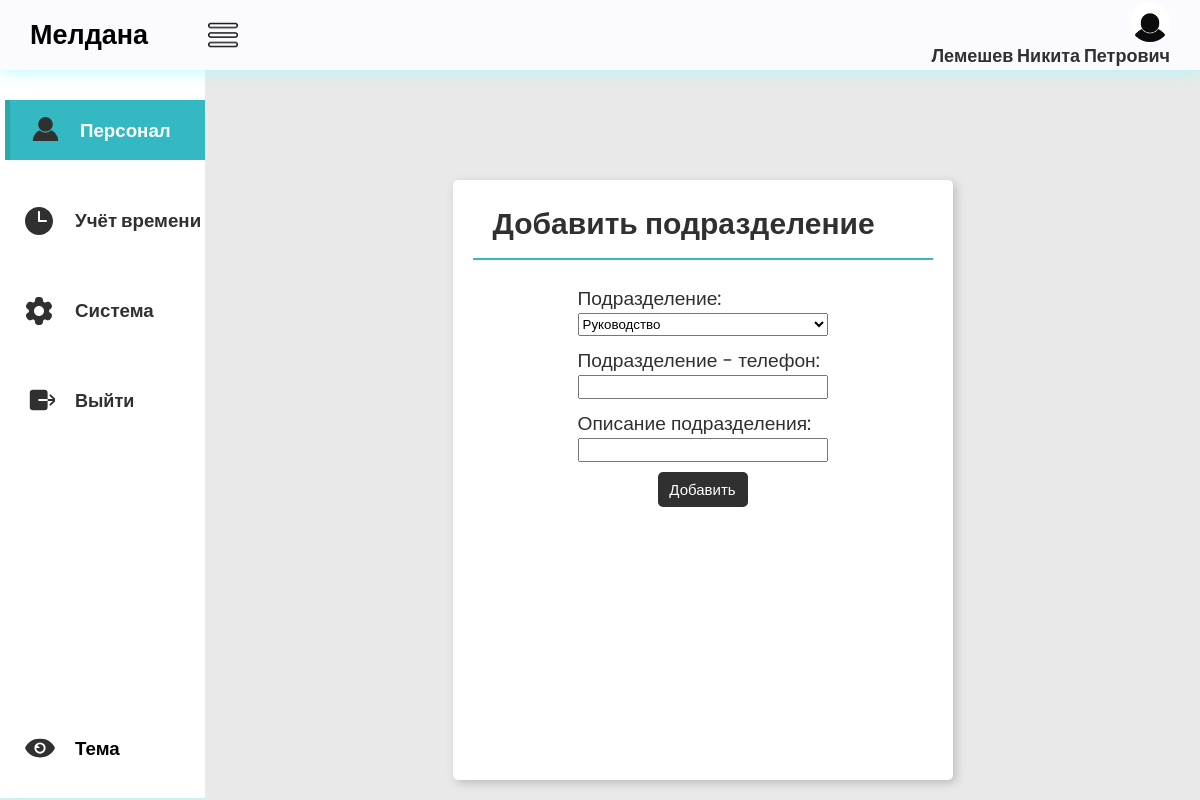
The page /add_division/ (signed in) on the database its author committed.
### main/models.py (models this page shows, shortened)
class Staff(AbstractBaseUser, PermissionsMixin):
    id = models.UUIDField(primary_key=True, editable=False, default=uuid.uuid4)
    fio = models.CharField(max_length=150, verbose_name='ФИО')
    email = models.EmailField(max_length=254, unique=True, verbose_name='E-mail')
    phone_number = models.CharField(max_length=12, unique=True, null=True, blank=True, verbose_name='Номер телефона')
    dob = models.DateField(null=True, blank=True, verbose_name='Дата рождения')
    employee_slug = models.SlugField(max_length=150, unique=True, blank=True, null=True, verbose_name='URL')
    date_join = models.DateTimeField(verbose_name='Дата регистрации', auto_now_add=True)
    last_login = models.DateTimeField(verbose_name='Дата последнего входа', auto_now=True)
    is_admin = models.BooleanField(default=False)
    is_staff = models.BooleanField(default=True)
    is_superuser = models.BooleanField(default=False)
    image = models.ImageField(upload_to='personal_photo', null=True, blank=True, verbose_name='Фотография')
    division = models.ForeignKey(Divisions, on_delete=models.SET_NULL, null=True, blank=True, verbose_name='Подразделение')
    time = models.ForeignKey(WorkSchedule, on_delete=models.SET_NULL, null=True, blank=True, verbose_name='Тип графика')
    post = models.ForeignKey(Posts, on_delete=models.SET_NULL, null=True, blank=True, verbose_name='Должность')
    pattern = models.ForeignKey(Patterns, on_delete=models.SET_NULL, null=True, blank=True, verbose_name='Шаблон доступа')
    objects = CustomUserManager()
    USERNAME_FIELD = 'email'
    REQUIRED_FIELDS = ['fio']
    class Meta:
        verbose_name = 'Персонал'
        verbose_name_plural = 'Сотрудники'

class Divisions(models.Model):
    DIVISIONS = [
        ('Руководство', 'Руководство'),
        ('Отдел разработки', 'Отдел разработки'),
        ('Отдел бухгалтерии', 'Отдел бухгалтерии'),
        ('Отдел экономики', 'Отдел экономики'),
    ]
    id = models.UUIDField(primary_key=True, editable=False, default=uuid.uuid4)
    division = models.CharField(max_length=75, choices=DIVISIONS, default="ГД", verbose_name='Подразделение')
    division_number = models.CharField(max_length=12, blank=True, null=True, verbose_name='Подразделение - телефон')
    division_description = models.CharField(max_length=100, blank=True, null=True,
                                            verbose_name='Описание подразделения')
    division_slug = models.SlugField(max_length=150, unique=True, blank=True, null=True, verbose_name='URL')
    class Meta:
        verbose_name = 'Подразделение'
        verbose_name_plural = 'Подразделения'

### main/views.py (the view)
# urls.py: path('add_division/', views.add_division, name='add_division'),
@user_passes_test(superuser_check, login_url='/404')
def add_division(request):
    if request.method == 'POST':
        form_add = AddDivisionsForm(request.POST)
        if form_add.is_valid():
            form_add.save()
            return redirect('main:acms_personal')
    else:
        form_add = AddDivisionsForm()
    context = {
        'form_add': form_add,
    }
    return render(request, 'acms_page/division/add_division.html', context)

### main/forms.py
class AddDivisionsForm(forms.ModelForm):
    class Meta:
        model = Divisions
        fields = ['division', 'division_number', 'division_description']

### main/views.py (called while the page is built)
def superuser_check(user):
    return user.is_superuser

### templates/acms_page/division/add_division.html (shortened to what this page needs)
{% extends "acms_page/base.html" %}
{% load static %}
{% block nav1 %}"nav-option option1"{% endblock %}
{% block nav2 %}"nav-option option2"{% endblock %}
{% block nav4 %}"nav-option option4"{% endblock %}
{% block main %}
    <div class="main">
        <div class="report-container">
            <div class="report-header">
                <h1 class="recent-Articles">Добавить подразделение</h1>
            </div>
            <div class="report-body">
                <form class="form-1" method="post">
                    {{ form_add.as_p }}
                    <button class="view" type="submit">Добавить</button>
                </form>
            </div>
        </div>
    </div>
{% endblock %}

### templates/acms_page/base.html (shortened to what this page needs)
{% load static %}
<!DOCTYPE html>
<html lang="en">
<head>
    <link rel="stylesheet"
          href="{% static 'css/style.css'%}">
    <link rel="stylesheet"
          href="{% static 'css/responsive.css'%}">
</head>
<body class="light-theme">
    <header>
        <div class="logosec">
            <div class="logo">Мелдана</div>
            <img src="{% static 'img/menu.png' %}"
                class="icn menuicn"
                id="menuicn"
                alt="menu-icon">
        </div>
        <a href="{% url 'main:user_info' %}">
            <div class="message">
                <div class="dp">
                    {% if user.is_authenticated %}
                         <img src= "{{ user.image.url }}"
                              class="dpicn"
                              alt="dp">
                    {% endif %}
                  </div>
                {% if user.is_authenticated %}
                    <h3 class="re">{{ user.fio }}</h3>
                {% endif %}
            </div>
        </a>
    </header>
    <div class="main-container">
        <div class="navcontainer">
            <nav class="nav">
                <div class="nav-upper-options">
                    <a href="{% url 'main:acms_personal' %}">
                    <div class={% block nav1%}{% endblock %}>
                        <h3> Персонал</h3>
                    </div>
                    </a>
                    <a href="{% url 'main:acms_clock' %}">
                    <div class={% block nav2%}{% endblock %} id="clock">
                        <h3>Учёт времени</h3>
                    </div>
                    </a>
                    <a href="{% url 'main:acms_settings' %}">
                    <div class={% block nav4%}{% endblock %}>
                        <h3>Система</h3>
                    </div>
                    </a>
                        <form action="{% url 'main:logout' %}" method="post">
                            <button id='tre' class='nav-option1' type="submit"><h3 class="re">Выйти</h3></button>
                        </form>
                </div>
                <div class="nav-option" id="themeToggle">
                    <h3>Тема</h3>
                </div>
            </nav>
        </div>
        {% block main %}
        {% endblock %}
    </div>
</body>
</html>

### static/css/style.css (style rules this page uses)
* { margin: 0; padding: 0; box-sizing: border-box; font-family: "Poppins", sans-serif; }
body { background-color: var(--background-color4); max-width: 100%; overflow-x: hidden; }
body.light-theme { --background-color1: #fafaff; --background-color2: #ffffff; --background-color3: #cccccc6e; --background-color4: #cccccc6e; --primary-color: #303030; --secondary-color: rgb(52, 184, 194); --Border-color: rgb(52, 184, 194); --one-use-color: #31b8bd; --two-use-color: #30cbc9; --a-color: #303030; --reportcontainer-color: #ffffff; --reportartic-color: #303030; --view-color: #ffffff; --reportcontainershadow-color: rgb(188, 188, 188); --navhover-color1: #6fa19f; --navhover-color2: #9cd3d8; }
header { height: 70px; width: 100vw; padding: 0 30px; background-color: var(--background-color1); position: fixed; z-index: 100; box-shadow: 1px 1px 15px rgba(161, 250, 253, 0.825); display: flex; justify-content: space-between; align-items: center; }
.logo { font-size: 27px; font-weight: 600; color: var(--logo-color); }
.icn { height: 30px; }
.menuicn { cursor: pointer; }
.searchbar, .message, .logosec { display: flex; align-items: center; justify-content: center; }
.logosec { gap: 60px; }
.message { gap: 0px; position: relative; cursor: pointer; display: flex; flex-direction: column; align-items: flex-end; }
.dp { height: 40px; width: 40px; background-color: #626262; border-radius: 50%; display: flex; align-items: center; justify-content: center; overflow: hidden; }
.main-container { display: flex; width: 100vw; position: relative; top: 70px; z-index: 1; }
.dpicn { height: 42px; }
a { text-decoration: none; color: var(--a-color); }
.main { height: calc(100vh - 70px); width: 100%; overflow-y: scroll; overflow-x: hidden; padding: 40px 30px 30px 30px; }
.nav { min-height: 91vh; width: 250px; background-color: var(--background-color2); position: absolute; top: 0px; left: 00; box-shadow: 1px 1px 10px rgba(161, 250, 253, 0.825); display: flex; flex-direction: column; justify-content: space-between; align-items: center; overflow: hidden; padding: 30px 0 20px 10px; }
.navcontainer { height: calc(100vh - 70px); width: 250px; position: relative; overflow-y: scroll; overflow-x: hidden; transition: all 0.5s ease-in-out; }
.nav-option { width: 250px; height: 60px; display: flex; align-items: center; padding: 0 30px 0 20px; gap: 20px; transition: all 0.1s ease-in-out; }
svg { fill: var(--primary-color); }
.nav-upper-options { display: flex; flex-direction: column; align-items: center; gap: 30px; }
.option1 { border-left: 5px solid #27a29aaf; background-color: var(--Border-color); color: white; cursor: pointer; }
.report-container { min-height: 300px; max-width: 1500px; margin: 70px auto 0px auto; background-color: var(--reportcontainer-color); border-radius: 5px; box-shadow: 3px 3px 10px var(--reportcontainershadow-color); padding: 0px 20px 20px 20px; }
.report-header { height: 80px; width: 100%; display: flex; align-items: center; justify-content: space-between; padding: 20px 20px 10px 20px; border-bottom: 2px solid rgb(52, 184, 194); }
.recent-Articles { font-size: 30px; font-weight: 600; color: var(--reportartic-color); }
.view { height: 35px; width: 90px; border-radius: 5px; background-color: var(--a-color); color: var(--view-color); font-size: 15px; border: none; cursor: pointer; }
.report-body { max-width: 100%; overflow-x: auto; padding: 20px; color: var(--primary-color); }
#themeToggle { color: var(--logo-color); }

### templates/acms_page/base.html (style rules this page uses)
.nav-option1 { width: 250px; height: 60px; display: flex; align-items: center; padding: 0 30px 0 20px; gap: 20px; transition: all 0.1s ease-in-out; background-color: var(--background-color2); border: none; }
.re { font-family: "Poppins", sans-serif; font-size: 18px; color: var(--a-color); }

### templates/acms_page/division/add_division.html (style rules this page uses)
.report-container { max-width: 500px; height: 600px; }
.form-1 { display: flex; flex-direction: column; padding: 4px; flex-wrap: wrap; align-items: center; justify-content: space-between; }
.report-body p { display: flex; flex-direction: column; font-size: 1.2em; }
p { width: 250px; margin-bottom: 10px; font-size: 16px; }

### rows shown on the page
Staff: image (picture), fio "Лемешев Никита Петрович"
